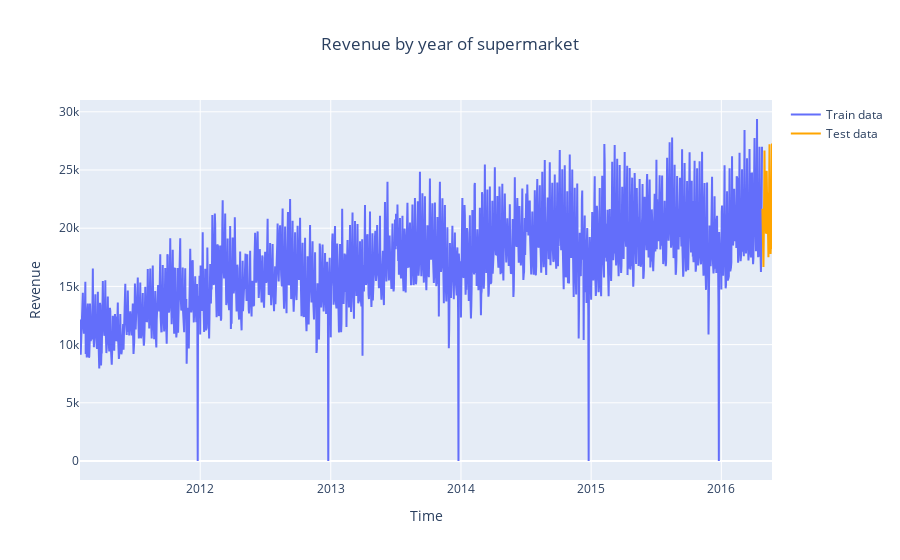

The notebook cell this image was saved under:
### Code cell
import plotly.graph_objects as go

# Create two separate traces for different ID ranges
fig = go.Figure()

# First segment (id = 1 to 1913, blue)
fig.add_trace(go.Scatter(
    x=test_df[test_df["id"] <= 1913]["date"],
    y=test_df[test_df["id"] <= 1913]["CA_3"],
    mode='lines',
    name='Train data',
))

# Second segment (id = 1914 to 1941, orange)
fig.add_trace(go.Scatter(
    x=test_df[test_df["id"] > 1913]["date"],
    y=test_df[test_df["id"] > 1913]["CA_3"],
    mode='lines',
    name='Test data',
    line=dict(color='orange')
))

# Update layout
fig.update_layout(
    title={
        "text": "Revenue by year of supermarket",
        "x": 0.5,
        "xanchor": "center",
    },
    xaxis_title="Time",
    yaxis_title="Revenue"
)

# Show figure
fig.show()

### Figure 1 — Plotly figure (JSON) as saved in the notebook; plotly's stock layout.template omitted (floating-point values rounded to 4 significant figures; data arrays with more than 128 entries replaced by an {"elided": "..."} marker saying what was removed)
{"data": [{"mode": "lines", "name": "Train data", "type": "scatter", "x": {"elided": "1913 str values"}, "y": {"elided": "1913 float values"}}, {"line": {"color": "orange"}, "mode": "lines", "name": "Test data", "type": "scatter", "x": ["2016-04-25", "2016-04-26", "2016-04-27", "2016-04-28", "2016-04-29", "2016-04-30", "2016-05-01", "2016-05-02", "2016-05-03", "2016-05-04", "2016-05-05", "2016-05-06", "2016-05-07", "2016-05-08", "2016-05-09", "2016-05-10", "2016-05-11", "2016-05-12", "2016-05-13", "2016-05-14", "2016-05-15", "2016-05-16", "2016-05-17", "2016-05-18", "2016-05-19", "2016-05-20", "2016-05-21", "2016-05-22"], "y": [21660.0, 17920.0, 16860.0, 16660.0, 19290.0, 24330.0, 26670.0, 22580.0, 20340.0, 20040.0, 19540.0, 19600.0, 24940.0, 22910.0, 23050.0, 20180.0, 20380.0, 17510.0, 19830.0, 24560.0, 27210.0, 20220.0, 18370.0, 17780.0, 18640.0, 18220.0, 23850.0, 27280.0]}], "layout": {"title": {"text": "Revenue by year of supermarket", "x": 0.5, "xanchor": "center"}, "xaxis": {"title": {"text": "Time"}}, "yaxis": {"title": {"text": "Revenue"}}}}
